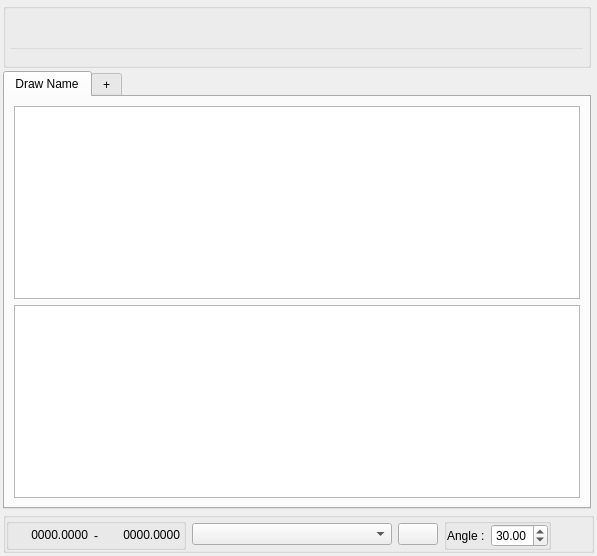
  <widget class="QWidget" name="centralwidget">
   <layout class="QGridLayout" name="gridLayout">
    <property name="leftMargin">
     <number>3</number>
    </property>
    <property name="topMargin">
     <number>3</number>
    </property>
    <property name="rightMargin">
     <number>3</number>
    </property>
    <property name="bottomMargin">
     <number>3</number>
    </property>
    <property name="spacing">
     <number>3</number>
    </property>
    <item row="1" column="0">
     <widget class="QTabWidget" name="twDrawTabs">
      <property name="sizePolicy">
       <sizepolicy hsizetype="Expanding" vsizetype="Expanding">
        <horstretch>0</horstretch>
        <verstretch>0</verstretch>
       </sizepolicy>
      </property>
      <property name="currentIndex">
       <number>0</number>
      </property>
      <widget class="QWidget" name="tab">
       <attribute name="title">
        <string>Draw Name</string>
       </attribute>
       <layout class="QVBoxLayout" name="verticalLayout">
        <item>
         <widget class="QListWidget" name="lwDrawBoxes">
          <property name="textElideMode">
           <enum>Qt::ElideRight</enum>
          </property>
          <property name="resizeMode">
           <enum>QListView::Fixed</enum>
          </property>
         </widget>
        </item>
        <item>
         <widget class="GraphicsView" name="gvGraphicsView">
          <property name="mouseTracking">
           <bool>false</bool>
          </property>
          <property name="viewportUpdateMode">
           <enum>QGraphicsView::FullViewportUpdate</enum>
          </property>
         </widget>
        </item>
       </layout>
      </widget>
      <widget class="QWidget" name="tab_2">
       <attribute name="title">
        <string>+</string>
       </attribute>
      </widget>
     </widget>
    </item>
    <item row="11" column="0" colspan="2">
     <widget class="QGroupBox" name="gbxValueBox">
      <property name="sizePolicy">
       <sizepolicy hsizetype="Expanding" vsizetype="Fixed">
        <horstretch>0</horstretch>
        <verstretch>0</verstretch>
       </sizepolicy>
      </property>
      <property name="maximumSize">
       <size>
        <width>16777215</width>
        <height>16777215</height>
       </size>
      </property>
      <property name="title">
       <string/>
      </property>
      <layout class="QHBoxLayout" name="horizontalLayout_4">
       <property name="spacing">
        <number>6</number>
       </property>
       <property name="leftMargin">
        <number>0</number>
       </property>
       <property name="topMargin">
        <number>0</number>
       </property>
       <property name="rightMargin">
        <number>0</number>
       </property>
       <property name="bottomMargin">
        <number>0</number>
       </property>
       <item>
        <widget class="QGroupBox" name="gbxCoordinates">
         <property name="sizePolicy">
          <sizepolicy hsizetype="Expanding" vsizetype="Expanding">
           <horstretch>0</horstretch>
           <verstretch>0</verstretch>
          </sizepolicy>
         </property>
         <property name="minimumSize">
          <size>
           <width>180</width>
           <height>0</height>
          </size>
         </property>
         <property name="maximumSize">
          <size>
           <width>180</width>
           <height>16777215</height>
          </size>
         </property>
         <property name="title">
          <string/>
         </property>
         <layout class="QHBoxLayout" name="horizontalLayout">
          <property name="leftMargin">
           <number>3</number>
          </property>
          <property name="topMargin">
           <number>0</number>
          </property>
          <property name="rightMargin">
           <number>3</number>
          </property>
          <property name="bottomMargin">
           <number>0</number>
          </property>
          <item>
           <widget class="QLabel" name="lblXCoordinate">
            <property name="sizePolicy">
             <sizepolicy hsizetype="Preferred" vsizetype="Fixed">
              <horstretch>0</horstretch>
              <verstretch>0</verstretch>
             </sizepolicy>
            </property>
            <property name="text">
             <string>0000.0000</string>
            </property>
            <property name="alignment">
             <set>Qt::AlignRight|Qt::AlignTrailing|Qt::AlignVCenter</set>
            </property>
           </widget>
          </item>
          <item>
           <widget class="QLabel" name="label">
            <property name="sizePolicy">
             <sizepolicy hsizetype="Fixed" vsizetype="Preferred">
              <horstretch>0</horstretch>
              <verstretch>0</verstretch>
             </sizepolicy>
            </property>
            <property name="text">
             <string>-</string>
            </property>
            <property name="alignment">
             <set>Qt::AlignCenter</set>
            </property>
           </widget>
          </item>
          <item>
           <widget class="QLabel" name="lblYcoordinate">
            <property name="sizePolicy">
             <sizepolicy hsizetype="Preferred" vsizetype="Fixed">
              <horstretch>0</horstretch>
              <verstretch>0</verstretch>
             </sizepolicy>
            </property>
            <property name="text">
             <string>0000.0000</string>
            </property>
            <property name="alignment">
             <set>Qt::AlignRight|Qt::AlignTrailing|Qt::AlignVCenter</set>
            </property>
           </widget>
          </item>
         </layout>
        </widget>
       </item>
       <item>
        <widget class="QComboBox" name="cbxLayers">
         <property name="sizePolicy">
          <sizepolicy hsizetype="Fixed" vsizetype="Fixed">
           <horstretch>0</horstretch>
           <verstretch>0</verstretch>
          </sizepolicy>
         </property>
         <property name="minimumSize">
          <size>
           <width>200</width>
           <height>0</height>
          </size>
         </property>
         <property name="maximumSize">
          <size>
           <width>200</width>
           <height>16777215</height>
          </size>
         </property>
        </widget>
       </item>
       <item>
        <widget class="QPushButton" name="pbLayerButton">
         <property name="text">
          <string/>
         </property>
         <property name="icon">
          <iconset>
           <normaloff>:/Sembol/Semboller/katman.png</normaloff>:/Sembol/Semboller/katman.png</iconset>
         </property>
         <property name="iconSize">
          <size>
           <width>16</width>
           <height>16</height>
          </size>
         </property>
        </widget>
       </item>
       <item>
        <widget class="QGroupBox" name="gbxPainBox">
         <property name="sizePolicy">
          <sizepolicy hsizetype="Fixed" vsizetype="Fixed">
           <horstretch>0</horstretch>
           <verstretch>0</verstretch>
          </sizepolicy>
         </property>
         <property name="title">
          <string/>
         </property>
         <layout class="QHBoxLayout" name="horizontalLayout_2">
          <property name="leftMargin">
           <number>0</number>
          </property>
          <property name="topMargin">
           <number>0</number>
          </property>
          <property name="rightMargin">
           <number>0</number>
          </property>
          <property name="bottomMargin">
           <number>0</number>
          </property>
          <item>
           <widget class="QLabel" name="lblPainText">
            <property name="sizePolicy">
             <sizepolicy hsizetype="Fixed" vsizetype="Preferred">
              <horstretch>0</horstretch>
              <verstretch>0</verstretch>
             </sizepolicy>
            </property>
            <property name="text">
             <string>Angle :</string>
            </property>
           </widget>
          </item>
          <item>
           <widget class="QDoubleSpinBox" name="dsbCatchPainDegree">
            <property name="sizePolicy">
             <sizepolicy hsizetype="Fixed" vsizetype="Fixed">
              <horstretch>100</horstretch>
              <verstretch>0</verstretch>
             </sizepolicy>
            </property>
            <property name="maximumSize">
             <size>
              <width>100</width>
              <height>16777215</height>
             </size>
            </property>
            <property name="showGroupSeparator" stdset="0">
             <bool>false</bool>
            </property>
            <property name="value">
             <double>30.000000000000000</double>
            </property>
           </widget>
          </item>
         </layout>
        </widget>
       </item>
       <item>
        <spacer name="horizontalSpacer">
         <property name="orientation">
          <enum>Qt::Horizontal</enum>
         </property>
         <property name="sizeHint" stdset="0">
          <size>
           <width>40</width>
           <height>20</height>
          </size>
         </property>
        </spacer>
       </item>
      </layout>
     </widget>
    </item>
    <item row="0" column="0">
     <widget class="QGroupBox" name="gbxCommandLineBox">
      <property name="sizePolicy">
       <sizepolicy hsizetype="Expanding" vsizetype="Maximum">
        <horstretch>0</horstretch>
        <verstretch>0</verstretch>
       </sizepolicy>
      </property>
      <property name="maximumSize">
       <size>
        <width>16777215</width>
        <height>65</height>
       </size>
      </property>
      <property name="title">
       <string/>
      </property>
      <property name="alignment">
       <set>Qt::AlignLeading|Qt::AlignLeft|Qt::AlignVCenter</set>
      </property>
      <layout class="QVBoxLayout" name="verticalLayout_2">
       <property name="spacing">
        <number>2</number>
       </property>
       <property name="leftMargin">
        <number>3</number>
       </property>
       <property name="topMargin">
        <number>3</number>
       </property>
       <property name="rightMargin">
        <number>3</number>
       </property>
       <property name="bottomMargin">
        <number>3</number>
       </property>
       <item>
        <widget class="QListWidget" name="lwCommandText">
         <property name="font">
          <font>
           <family>MS Shell Dlg 2</family>
           <pointsize>8</pointsize>
          </font>
         </property>
         <property name="styleSheet">
          <string notr="true">background:transparent;</string>
         </property>
         <property name="verticalScrollBarPolicy">
          <enum>Qt::ScrollBarAsNeeded</enum>
         </property>
         <property name="horizontalScrollBarPolicy">
          <enum>Qt::ScrollBarAsNeeded</enum>
         </property>
         <property name="tabKeyNavigation">
          <bool>false</bool>
         </property>
         <property name="verticalScrollMode">
          <enum>QAbstractItemView::ScrollPerItem</enum>
         </property>
         <property name="horizontalScrollMode">
          <enum>QAbstractItemView::ScrollPerItem</enum>
         </property>
         <property name="movement">
          <enum>QListView::Static</enum>
         </property>
         <property name="isWrapping" stdset="0">
          <bool>false</bool>
         </property>
         <property name="resizeMode">
          <enum>QListView::Fixed</enum>
         </property>
         <property name="layoutMode">
          <enum>QListView::SinglePass</enum>
         </property>
         <property name="wordWrap">
          <bool>false</bool>
         </property>
         <property name="selectionRectVisible">
          <bool>false</bool>
         </property>
        </widget>
       </item>
       <item>
        <widget class="CommandLine" name="tbxCommandLine">
         <property name="maximumSize">
          <size>
           <width>16777215</width>
           <height>15</height>
          </size>
         </property>
         <property name="focusPolicy">
          <enum>Qt::ClickFocus</enum>
         </property>
         <property name="styleSheet">
          <string notr="true">background:transparent;</string>
         </property>
         <property name="readOnly">
          <bool>false</bool>
         </property>
        </widget>
       </item>
      </layout>
     </widget>
    </item>
   </layout>
  </widget>
